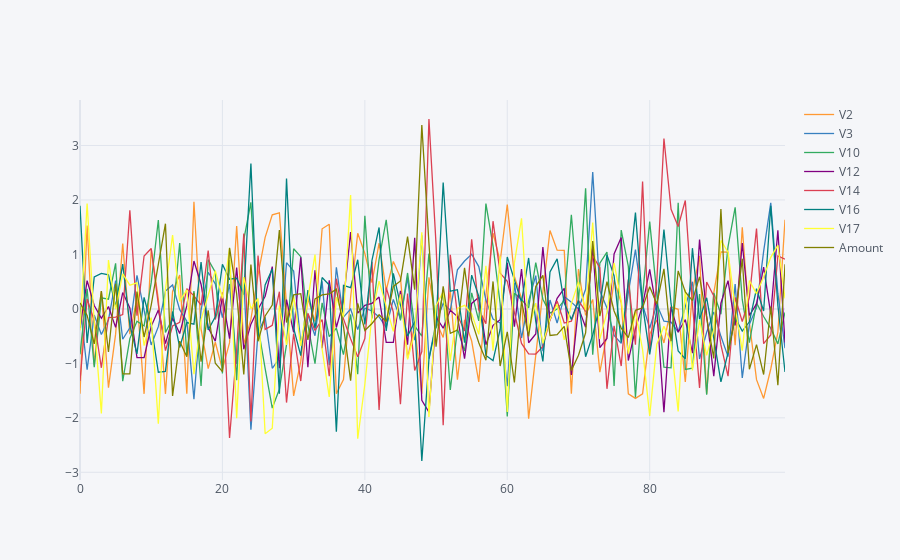

This figure's notebook cell:
### Markdown cell above
#### Transformed dataset

### Code cell
atom.X_train.sort_index()[:100].iplot()
